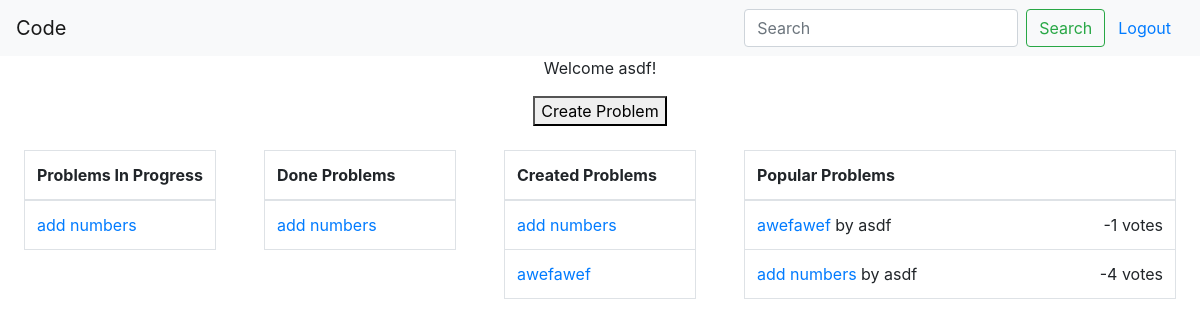
Page / (signed in) on the earlier database version.
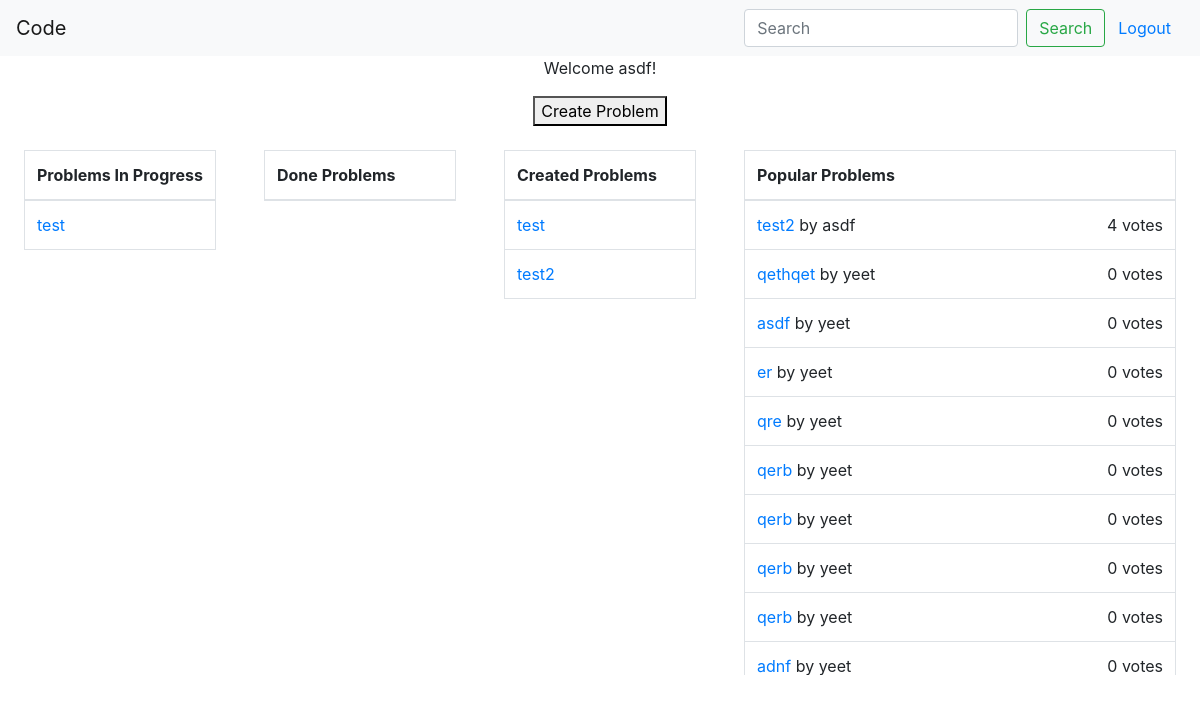
Same page on the later database version.
### tables this page shows
CREATE TABLE question(name TEXT, id TEXT, author TEXT, upvotes INTEGER, downvotes INTEGER);

### app.py (the view)
@app.route("/")
def homepage():
	if session.get("uname"):
		username = session["uname"]
		return render_template("loggedIn.html", user = username, arr1 = db.getCreatedProblems(username),arr2 =db.getInProgressProblems(username),arr3=db.getDoneProblems(username),arr4 = db.getPopular())
	return render_template("login.html",Title = 'Login')

### util/db.py (called while the page is built)
def getCreatedProblems(username):
	arr = []
	names = []
	with sqlite3.connect("discobandit.db") as db:
		cur= db.cursor()
		arr= cur.execute("SELECT id from user WHERE user = ? AND type = ?",(username,"created",)).fetchall()
		for id in arr:
			id = id[0]
			name = cur.execute("SELECT name from question WHERE id = ?",(id,)).fetchall()
			names.append(name[0])
		print(names)
	return names

def getInProgressProblems(username):
	arr = []
	names = []
	with sqlite3.connect("discobandit.db") as db:
		cur= db.cursor()
		arr= cur.execute("SELECT id from user WHERE user = ? AND type = ?",(username,"inprog",)).fetchall()
		for id in arr:
			id = id[0]
			name = cur.execute("SELECT name from question WHERE id = ?",(id,)).fetchone()
			names.append(name)
	return names

def getDoneProblems(username):
	arr = []
	names = []
	with sqlite3.connect("discobandit.db") as db:
		cur= db.cursor()
		arr= cur.execute("SELECT id from user WHERE user = ? AND type = ?",(username,"done",)).fetchall()
		for id in arr:
			print("here")
			print(id)
			id = id[0]
			name = cur.execute("SELECT name from question WHERE id = ?",(id,)).fetchone()
			names.append(name)
	return names

def getPopular():
	with sqlite3.connect("discobandit.db") as db:
		cur= db.cursor()
		arr = cur.execute("SELECT * from question ORDER BY upvotes-downvotes DESC").fetchall()
	return arr

### templates/loggedIn.html (shortened to what this page needs)
<!DOCTYPE html>
{% extends "baseLoggedIn.html" %}
{% block content %}
<html>
  <head>
    <link rel="stylesheet" href="https://stackpath.bootstrapcdn.com/bootstrap/4.3.1/css/bootstrap.min.css">
    <link rel="stylesheet" href="static/style.css">
  </head>
  <body>
  <div style="text-align: center;">
      <p>Welcome {{ user }}!</p>
      <form action="/newproblem">
      <button type="submit">Create Problem</button>
      </form>
    </div>
    <br>
<div style="width: 16%; height: 525px; margin-right: 2%; margin-left: 2%; float : left; overflow-y:scroll;">
  <table class="table table-bordered">
    <thead>
      <tr>
        <th scope="col">Problems In Progress</th>
      </tr>
    </thead>
    <tbody>
      <tr>
        {% for name in arr2 %}
        <tr><td><a href = {{ url_for('edit', title=name) }}>{{ name.0 }}</a></td></tr>
        {% endfor %}
      </tr>
    </tbody>
  </table>
</div>
   <div style="width: 16%; height: 525px; margin-right: 2%; margin-left: 2%; float : left; overflow-y:scroll;">
<table class="table table-bordered">
  <thead>
    <tr>
      <th scope="col">Done Problems</th>
    </tr>
  </thead>
  <tbody>
    <tr>
      {% for name in arr3 %}
      <tr><td><a href = {{ url_for('edit', title=name) }}>{{ name.0 }}</a></td></tr>
      {% endfor %}
    </tr>
  </tbody>
</table>
</div>
 <div style="width: 16%; height: 525px; margin-right: 2%; margin-left: 2%; float : left; overflow-y:scroll;">
    <table class="table table-bordered">
      <thead>
        <tr>
          <th scope="col">Created Problems</th>
        </tr>
      </thead>
      <tbody>
        <tr>
          {% for name in arr1 %}
          <tr><td><a href = {{ url_for('edit', title=name) }}>{{ name.0 }}</a></td></tr>
          {% endfor %}
        </tr>
      </tbody>
    </table>
  </div>
  <div style="width: 36%; height: 525px; margin-right: 2%; margin-left: 2%; float : left; overflow-y:scroll;">
     <table class="table table-bordered" >
       <thead>
         <tr>
           <th scope="col">Popular Problems</th>
         </tr>
       </thead>
       <tbody>
         <tr>
           {% for name in arr4 %}
           <tr><td>
             <div class="d-flex justify-content-between">
                <div>
                    <a href = {{ url_for('edit', title=name) }}>{{ name.0 }} </a>   by {{name.2}}
                </div>
                <div>
                    {{name.3 - name.4}} votes
                </div>
           </div>
           </td></tr>
           {% endfor %}
         </tr>
       </tbody>
     </table>
   </div>
  </body>
</html>
{% endblock %}

### templates/baseLoggedIn.html (shortened to what this page needs)
<!DOCTYPE html>
<html>
<head>
    {% block head %}
    <link rel="stylesheet" href="https://stackpath.bootstrapcdn.com/bootstrap/4.1.3/css/bootstrap.min.css">
    {% endblock %}
</head>
<body>
  <nav class="navbar navbar-expand-lg navbar-light bg-light">
  <a class="navbar-brand" href="/">Code</a>
  <div class="collapse navbar-collapse justify-content-end" id="navbarCollapse">
    <form class="form-inline" href = "/search">
      <input class="form-control mr-sm-2" name = "query" type="search" placeholder="Search" aria-label="Search">
      <button class="btn btn-outline-success my-2 my-sm-0" type="submit">Search</button>
    </form>
    <form action="/logout" method="post"><button type="submit" class="btn btn-link navbar-btn navbar-link">Logout</button>   </form>
  </div>
</nav>
    <font color="red"> {% set msgs = get_flashed_messages() %}
    </font>
    {% block content %}{% endblock %}
</body>
</html>

Differences in the rows shown:
no longer on one of the page's lists (row edited): question: name "add numbers", author "asdf", name.3-name.4 "-4"
changed question: name "add numbers" → "test"
changed question: name "awefawef" → "test2"; name.3-name.4 "-1" → "4"
added question: name "qethqet", author "yeet", name.3-name.4 "0"
added question: name "asdf", author "yeet", name.3-name.4 "0"
added question: name "er", author "yeet", name.3-name.4 "0"
added question: name "qre", author "yeet", name.3-name.4 "0"
added question: name "qerb", author "yeet", name.3-name.4 "0"
added question: name "qerb", author "yeet", name.3-name.4 "0"
added question: name "qerb", author "yeet", name.3-name.4 "0"
added question: name "qerb", author "yeet", name.3-name.4 "0"
added question: name "adnf", author "yeet", name.3-name.4 "0"
